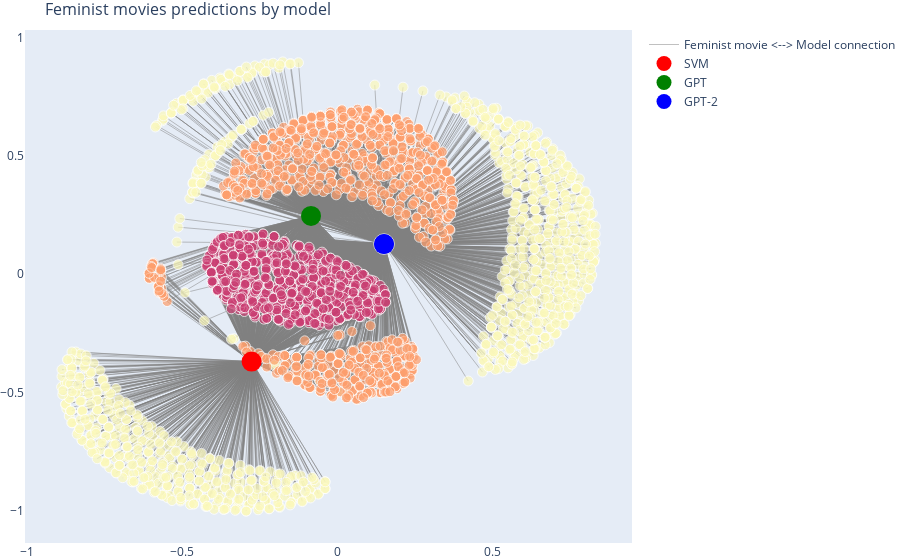

Notebook code cell kept with this figure:
### Code cell
# Plot the network graph
palette = matplotlib.colormaps['magma']

node_colors = []
node_sizes = []  

# Give a specific color to nodes
for node in feminist_themeG.nodes():
    degree = feminist_themeG.degree[node]
    if node == 'svm':
        node_colors.append('red')
        node_sizes.append(degree / 100)  
    elif node == 'gpt':
        node_colors.append('green')
        node_sizes.append(degree / 100)  
    elif node == 'gpt2':
        node_colors.append('blue')
        node_sizes.append(degree / 100)  
    elif degree == 3:
        node_colors.append(mcolors.to_hex(palette(0.55)))
        node_sizes.append(10)  
    elif degree == 2:
        node_colors.append(mcolors.to_hex(palette(0.8)))
        node_sizes.append(10)  
    elif degree == 1:
        node_colors.append(mcolors.to_hex(palette(0.99)))
        node_sizes.append(10) 

# Add hover text to nodes
node_text = []
for node, adjacencies in feminist_themeG.adjacency():
    node_text.append(f"{node}<br># of connections: {len(adjacencies)}")


fig = go.Figure(layout=go.Layout(
    title='Feminist movies predictions by model',
    titlefont_size=16,
    showlegend=True,
    hovermode='closest',
    margin=dict(b=0, l=0, r=0, t=30),
    xaxis=dict(showgrid=False, zeroline=False),
    yaxis=dict(showgrid=False, zeroline=False)
))

# Edges
fig.add_trace(go.Scatter(
    x=edge_x, y=edge_y,
    line=dict(width=0.5, color='gray'),
    hoverinfo='none',
    mode='lines',
    name='Feminist movie <--> Model connection'
))

# Nodes
fig.add_trace(go.Scatter(
    x=node_x, y=node_y,
    mode='markers',
    marker=dict(size=node_sizes, color=node_colors),
    text=node_text,
    hoverinfo='text',
    showlegend=False  # General nodes won't appear in the legend
))

# Add SVM, GPT, GPT-2 nodes on top
for model, color in zip(['svm', 'gpt', 'gpt2'], ['red', 'green', 'blue']):
    model_node_x = [node_x[i] for i, node in enumerate(feminist_themeG.nodes()) if node.lower() == model.lower()]
    model_node_y = [node_y[i] for i, node in enumerate(feminist_themeG.nodes()) if node.lower() == model.lower()]
    model_node_text = [node_text[i] for i, node in enumerate(feminist_themeG.nodes()) if node.lower() == model.lower()]
    
    fig.add_trace(go.Scatter(
        x=model_node_x,
        y=model_node_y,
        mode='markers',
        marker=dict(size=20, color=color),  
        text=model_node_text,
        hoverinfo='text',
        showlegend=False 
    ))

# Dummy traces for the legend
fig.add_trace(go.Scatter(
    x=[None], y=[None],
    mode='markers',
    marker=dict(size=15, color='red'),
    name='SVM'
))

fig.add_trace(go.Scatter(
    x=[None], y=[None],
    mode='markers',
    marker=dict(size=15, color='green'),
    name='GPT'
))

fig.add_trace(go.Scatter(
    x=[None], y=[None],
    mode='markers',
    marker=dict(size=15, color='blue'),
    name='GPT-2'
))

# Show figure
fig.show()
fig.write_html("graph_movie_model_predictions.html")

### Figure 1 — Plotly figure (JSON) as saved in the notebook; plotly's stock layout.template omitted (floating-point values rounded to 4 significant figures; data arrays with more than 128 entries replaced by an {"elided": "..."} marker saying what was removed)
{"data": [{"hoverinfo": "none", "line": {"color": "gray", "width": 0.5}, "mode": "lines", "name": "Feminist movie <--> Model connection", "type": "scatter", "x": {"elided": "14052 float values"}, "y": {"elided": "14052 float values"}}, {"hoverinfo": "text", "marker": {"color": {"elided": "2564 str values"}, "size": {"elided": "2564 float values"}}, "mode": "markers", "showlegend": false, "text": {"elided": "2564 str values"}, "type": "scatter", "x": {"elided": "2564 float values"}, "y": {"elided": "2564 float values"}}, {"hoverinfo": "text", "marker": {"color": "red", "size": 20}, "mode": "markers", "showlegend": false, "text": ["svm<br># of connections: 1312"], "type": "scatter", "x": [-0.2758], "y": [-0.3689]}, {"hoverinfo": "text", "marker": {"color": "green", "size": 20}, "mode": "markers", "showlegend": false, "text": ["gpt<br># of connections: 1309"], "type": "scatter", "x": [-0.0843], "y": [0.2462]}, {"hoverinfo": "text", "marker": {"color": "blue", "size": 20}, "mode": "markers", "showlegend": false, "text": ["gpt2<br># of connections: 2063"], "type": "scatter", "x": [0.151], "y": [0.1271]}, {"marker": {"color": "red", "size": 15}, "mode": "markers", "name": "SVM", "type": "scatter", "x": [null], "y": [null]}, {"marker": {"color": "green", "size": 15}, "mode": "markers", "name": "GPT", "type": "scatter", "x": [null], "y": [null]}, {"marker": {"color": "blue", "size": 15}, "mode": "markers", "name": "GPT-2", "type": "scatter", "x": [null], "y": [null]}], "layout": {"hovermode": "closest", "margin": {"b": 0, "l": 0, "r": 0, "t": 30}, "showlegend": true, "title": {"font": {"size": 16}, "text": "Feminist movies predictions by model"}, "xaxis": {"showgrid": false, "zeroline": false}, "yaxis": {"showgrid": false, "zeroline": false}}}
